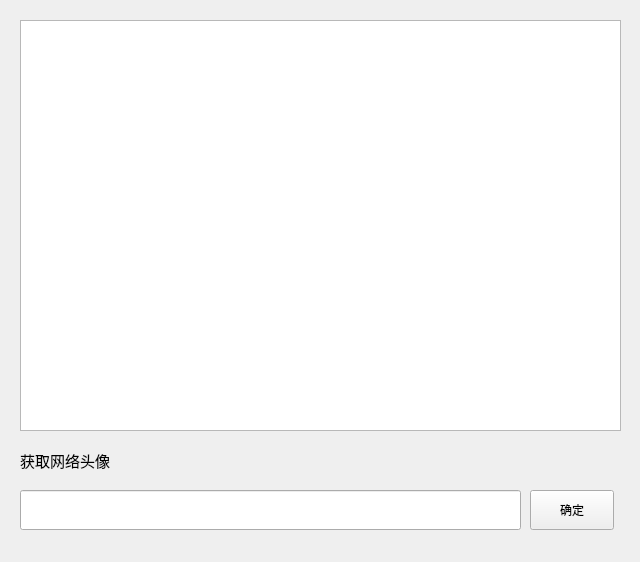
<?xml version="1.0" encoding="UTF-8"?>
<ui version="4.0">
 <class>IconSelect</class>
 <widget class="QWidget" name="IconSelect">
  <property name="geometry">
   <rect>
    <x>0</x>
    <y>0</y>
    <width>640</width>
    <height>562</height>
   </rect>
  </property>
  <property name="windowTitle">
   <string>Form</string>
  </property>
  <property name="windowIcon">
   <iconset resource="../src.qrc">
    <normaloff>:/icon/src/emochat.ico</normaloff>:/icon/src/emochat.ico</iconset>
  </property>
  <widget class="QListWidget" name="listWidget">
   <property name="geometry">
    <rect>
     <x>20</x>
     <y>20</y>
     <width>601</width>
     <height>411</height>
    </rect>
   </property>
   <property name="iconSize">
    <size>
     <width>64</width>
     <height>64</height>
    </size>
   </property>
   <property name="resizeMode">
    <enum>QListView::Adjust</enum>
   </property>
   <property name="spacing">
    <number>20</number>
   </property>
   <property name="viewMode">
    <enum>QListView::IconMode</enum>
   </property>
   <property name="uniformItemSizes">
    <bool>true</bool>
   </property>
  </widget>
  <widget class="QLabel" name="label">
   <property name="geometry">
    <rect>
     <x>20</x>
     <y>450</y>
     <width>171</width>
     <height>21</height>
    </rect>
   </property>
   <property name="font">
    <font>
     <pointsize>11</pointsize>
    </font>
   </property>
   <property name="text">
    <string>获取网络头像</string>
   </property>
  </widget>
  <widget class="QPushButton" name="pushButton">
   <property name="geometry">
    <rect>
     <x>530</x>
     <y>490</y>
     <width>84</width>
     <height>40</height>
    </rect>
   </property>
   <property name="text">
    <string>确定</string>
   </property>
  </widget>
  <widget class="QLineEdit" name="lineEdit">
   <property name="geometry">
    <rect>
     <x>20</x>
     <y>490</y>
     <width>501</width>
     <height>40</height>
    </rect>
   </property>
   <property name="font">
    <font>
     <pointsize>12</pointsize>
    </font>
   </property>
  </widget>
 </widget>
 <resources>
  <include location="../src.qrc"/>
 </resources>
 <connections/>
</ui>
